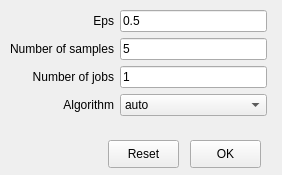
<?xml version="1.0" encoding="UTF-8"?>
<ui version="4.0">
 <class>dbScanWindow</class>
 <widget class="QMainWindow" name="dbScanWindow">
  <property name="geometry">
   <rect>
    <x>0</x>
    <y>0</y>
    <width>282</width>
    <height>175</height>
   </rect>
  </property>
  <property name="sizePolicy">
   <sizepolicy hsizetype="Fixed" vsizetype="Fixed">
    <horstretch>0</horstretch>
    <verstretch>0</verstretch>
   </sizepolicy>
  </property>
  <property name="windowTitle">
   <string>DBSCAN Parameters</string>
  </property>
  <property name="toolButtonStyle">
   <enum>Qt::ToolButtonTextOnly</enum>
  </property>
  <property name="documentMode">
   <bool>true</bool>
  </property>
  <property name="tabShape">
   <enum>QTabWidget::Triangular</enum>
  </property>
  <widget class="QWidget" name="centralwidget">
   <widget class="QWidget" name="formLayoutWidget">
    <property name="geometry">
     <rect>
      <x>10</x>
      <y>10</y>
      <width>257</width>
      <height>121</height>
     </rect>
    </property>
    <layout class="QFormLayout" name="formLayout">
     <property name="labelAlignment">
      <set>Qt::AlignRight|Qt::AlignTrailing|Qt::AlignVCenter</set>
     </property>
     <item row="0" column="0">
      <widget class="QLabel" name="n_clusters_label">
       <property name="text">
        <string>&lt;html&gt;&lt;head/&gt;&lt;body&gt;&lt;p align=&quot;right&quot;&gt;Eps&lt;/p&gt;&lt;/body&gt;&lt;/html&gt;</string>
       </property>
       <property name="alignment">
        <set>Qt::AlignRight|Qt::AlignTrailing|Qt::AlignVCenter</set>
       </property>
      </widget>
     </item>
     <item row="0" column="1">
      <widget class="QLineEdit" name="eps_lineEdit">
       <property name="text">
        <string>0.5</string>
       </property>
      </widget>
     </item>
     <item row="1" column="0">
      <widget class="QLabel" name="min_samples_label">
       <property name="text">
        <string>Number of samples</string>
       </property>
       <property name="alignment">
        <set>Qt::AlignRight|Qt::AlignTrailing|Qt::AlignVCenter</set>
       </property>
      </widget>
     </item>
     <item row="1" column="1">
      <widget class="QLineEdit" name="min_samples_lineEdit">
       <property name="text">
        <string>5</string>
       </property>
      </widget>
     </item>
     <item row="2" column="0">
      <widget class="QLabel" name="n_jobs_label">
       <property name="text">
        <string>Number of jobs</string>
       </property>
       <property name="alignment">
        <set>Qt::AlignRight|Qt::AlignTrailing|Qt::AlignVCenter</set>
       </property>
      </widget>
     </item>
     <item row="2" column="1">
      <widget class="QLineEdit" name="n_jobs_lineEdit">
       <property name="text">
        <string>1</string>
       </property>
      </widget>
     </item>
     <item row="3" column="0">
      <widget class="QLabel" name="algorithm_label">
       <property name="text">
        <string>&lt;html&gt;&lt;head/&gt;&lt;body&gt;&lt;p align=&quot;right&quot;&gt;Algorithm&lt;/p&gt;&lt;/body&gt;&lt;/html&gt;</string>
       </property>
       <property name="alignment">
        <set>Qt::AlignRight|Qt::AlignTrailing|Qt::AlignVCenter</set>
       </property>
      </widget>
     </item>
     <item row="3" column="1">
      <widget class="QComboBox" name="algorithm_comboBox">
       <item>
        <property name="text">
         <string>auto</string>
        </property>
       </item>
       <item>
        <property name="text">
         <string>ball_tree</string>
        </property>
       </item>
       <item>
        <property name="text">
         <string>kd_tree</string>
        </property>
       </item>
       <item>
        <property name="text">
         <string>brute</string>
        </property>
       </item>
      </widget>
     </item>
    </layout>
   </widget>
   <widget class="QPushButton" name="OKButton">
    <property name="geometry">
     <rect>
      <x>190</x>
      <y>140</y>
      <width>71</width>
      <height>28</height>
     </rect>
    </property>
    <property name="text">
     <string>OK</string>
    </property>
   </widget>
   <widget class="QPushButton" name="resetButton">
    <property name="geometry">
     <rect>
      <x>108</x>
      <y>140</y>
      <width>71</width>
      <height>28</height>
     </rect>
    </property>
    <property name="text">
     <string>Reset</string>
    </property>
   </widget>
  </widget>
 </widget>
 <resources/>
 <connections/>
</ui>
